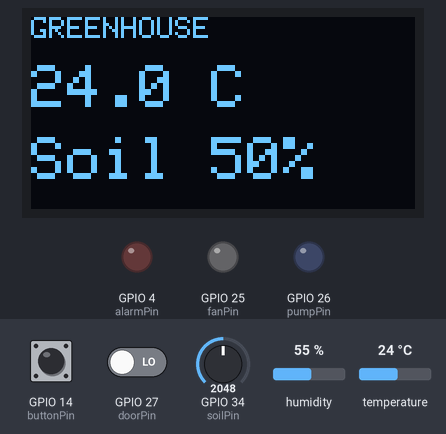
Simulated run of this sketch. Board: ESP32. Parts: 128×64 one-colour display, output pins drawn as LEDs (lit = HIGH). The test bench sets the inputs (shaded band); at power-on: temperature 24 °C, GPIO 34 (soilPin) = 2048, GPIO 27 (doorPin) LOW, GPIO 14 (buttonPin) HIGH, humidity 55 %. What the sketch prints to the serial monitor is not drawn.

Above: at 1.3 s.
1.4 s: temperature set to 27.2 °C
At 3.3 s:
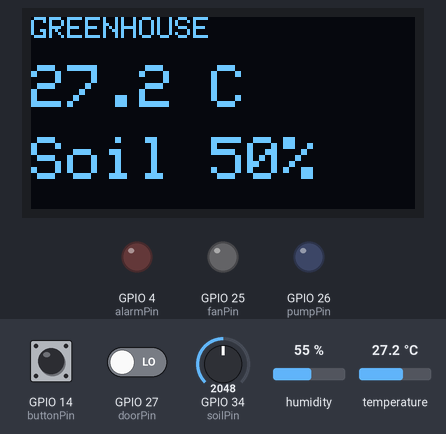
3.6 s: temperature set to 28.8 °C
At 5.4 s:
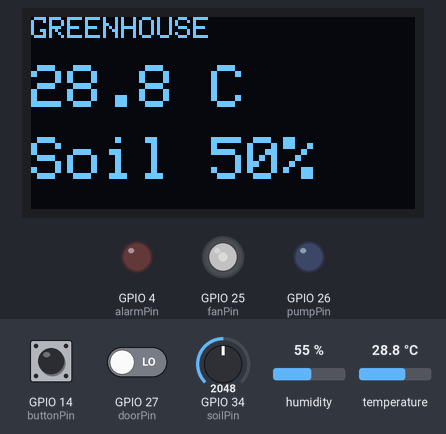
5.7 s: GPIO 34 (soilPin) set to 1302
At 7.0 s:
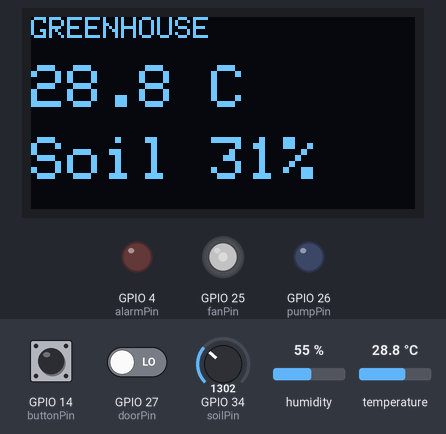
7.3 s: GPIO 34 (soilPin) set to 1175
At 8.6 s:
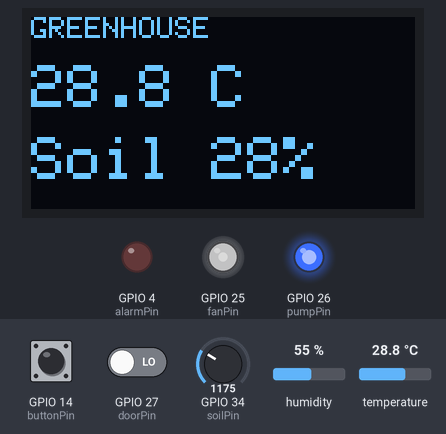
8.9 s: GPIO 27 (doorPin) driven HIGH
At 9.4 s:
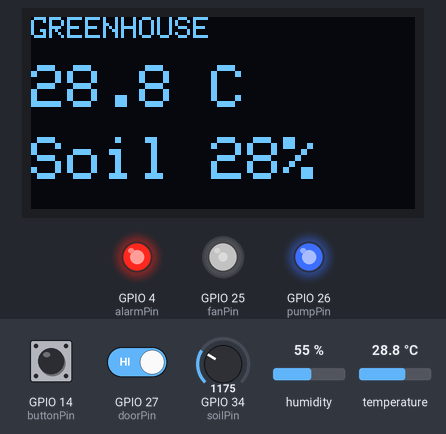
10.5 s: temperature set to 12 °C
At 11.2 s:
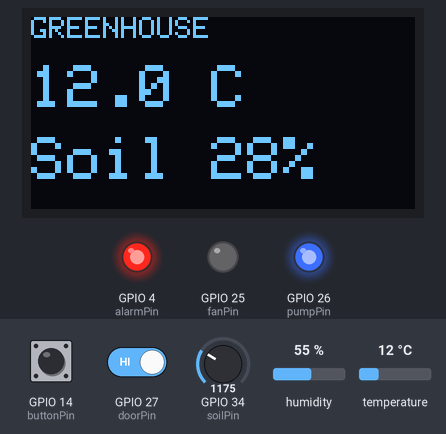
Timing chart, 0 to 13.1 s (numbered marks = the images above; inputs shaded):
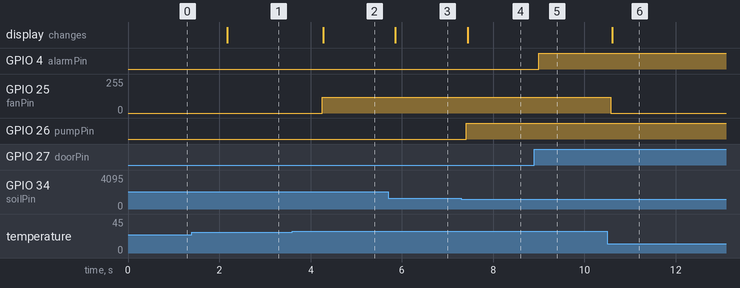

The sketch:

simple_device.ino
```cpp
#include <Wire.h>
#include <Adafruit_GFX.h>
#include <Adafruit_SSD1306.h>
#include <DHT.h>

int dhtPin = 15;
int soilPin = 34;
int doorPin = 27;
int buttonPin = 14;
int fanPin = 25;
int pumpPin = 26;
int alarmPin = 4;

DHT dht(dhtPin, DHT22);
Adafruit_SSD1306 oled(128, 64, &Wire, -1);

void setup() {
  Serial.begin(115200);

  pinMode(doorPin, INPUT_PULLUP);
  pinMode(buttonPin, INPUT_PULLUP);
  pinMode(fanPin, OUTPUT);
  pinMode(pumpPin, OUTPUT);
  pinMode(alarmPin, OUTPUT);

  dht.begin();

  Wire.begin(21, 22);
  oled.begin(SSD1306_SWITCHCAPVCC, 0x3C);
  oled.setTextColor(SSD1306_WHITE);
}

void loop() {
  float temp;
  temp = dht.readTemperature();

  int soilRaw;
  soilRaw = analogRead(soilPin);

  int soil;
  soil = soilRaw * 100 / 4095;

  int door;
  door = digitalRead(doorPin);

  int button;
  button = digitalRead(buttonPin);

  int fan;

  if (temp > 35) {
    fan = 255;
  } else if (temp > 28) {
    fan = 120;
  } else {
    fan = 0;
  }

  analogWrite(fanPin, fan);

  if (soil < 30 || button == LOW) {
    digitalWrite(pumpPin, HIGH);
  } else {
    digitalWrite(pumpPin, LOW);
  }

  if (door == HIGH || temp > 40) {
    digitalWrite(alarmPin, HIGH);
  } else {
    digitalWrite(alarmPin, LOW);
  }

  Serial.print("Temp: ");
  Serial.print(temp);
  Serial.print("  Soil: ");
  Serial.print(soil);
  Serial.print("  Fan: ");
  Serial.println(fan);

  oled.clearDisplay();
  oled.setTextSize(1);
  oled.setCursor(0, 0);
  oled.print("GREENHOUSE");

  oled.setTextSize(2);
  oled.setCursor(0, 16);
  oled.print(temp, 1);
  oled.print(" C");

  oled.setCursor(0, 40);
  oled.print("Soil ");
  oled.print(soil);
  oled.print("%");

  oled.display();

  delay(500);
}
```

Measured:
- the behaviour switches between 28 and 28.1 °C on temperature (found by bisection; images 1 and 2)
- the behaviour switches between 1229 and 1228 on GPIO 34 (soilPin) (found by bisection; images 3 and 4)
- after the input at 1.4 s, the display: changes after 0.77 s (image 1)
- after the input at 3.6 s, GPIO 25 (fanPin): 0/255 → 120/255 after 0.65 s; the display: changes after 0.68 s (image 2)
- after the input at 5.7 s, the display: changes after 0.16 s (image 3)
- after the input at 7.3 s, GPIO 26 (pumpPin): LOW → HIGH after 0.11 s; the display: changes after 0.14 s (image 4)
- after the input at 8.9 s, GPIO 4 (alarmPin): LOW → HIGH after 0.10 s
- after the input at 10.5 s, GPIO 25 (fanPin): 120/255 → 0/255 after 0.08 s; the display: changes after 0.11 s (image 6)
